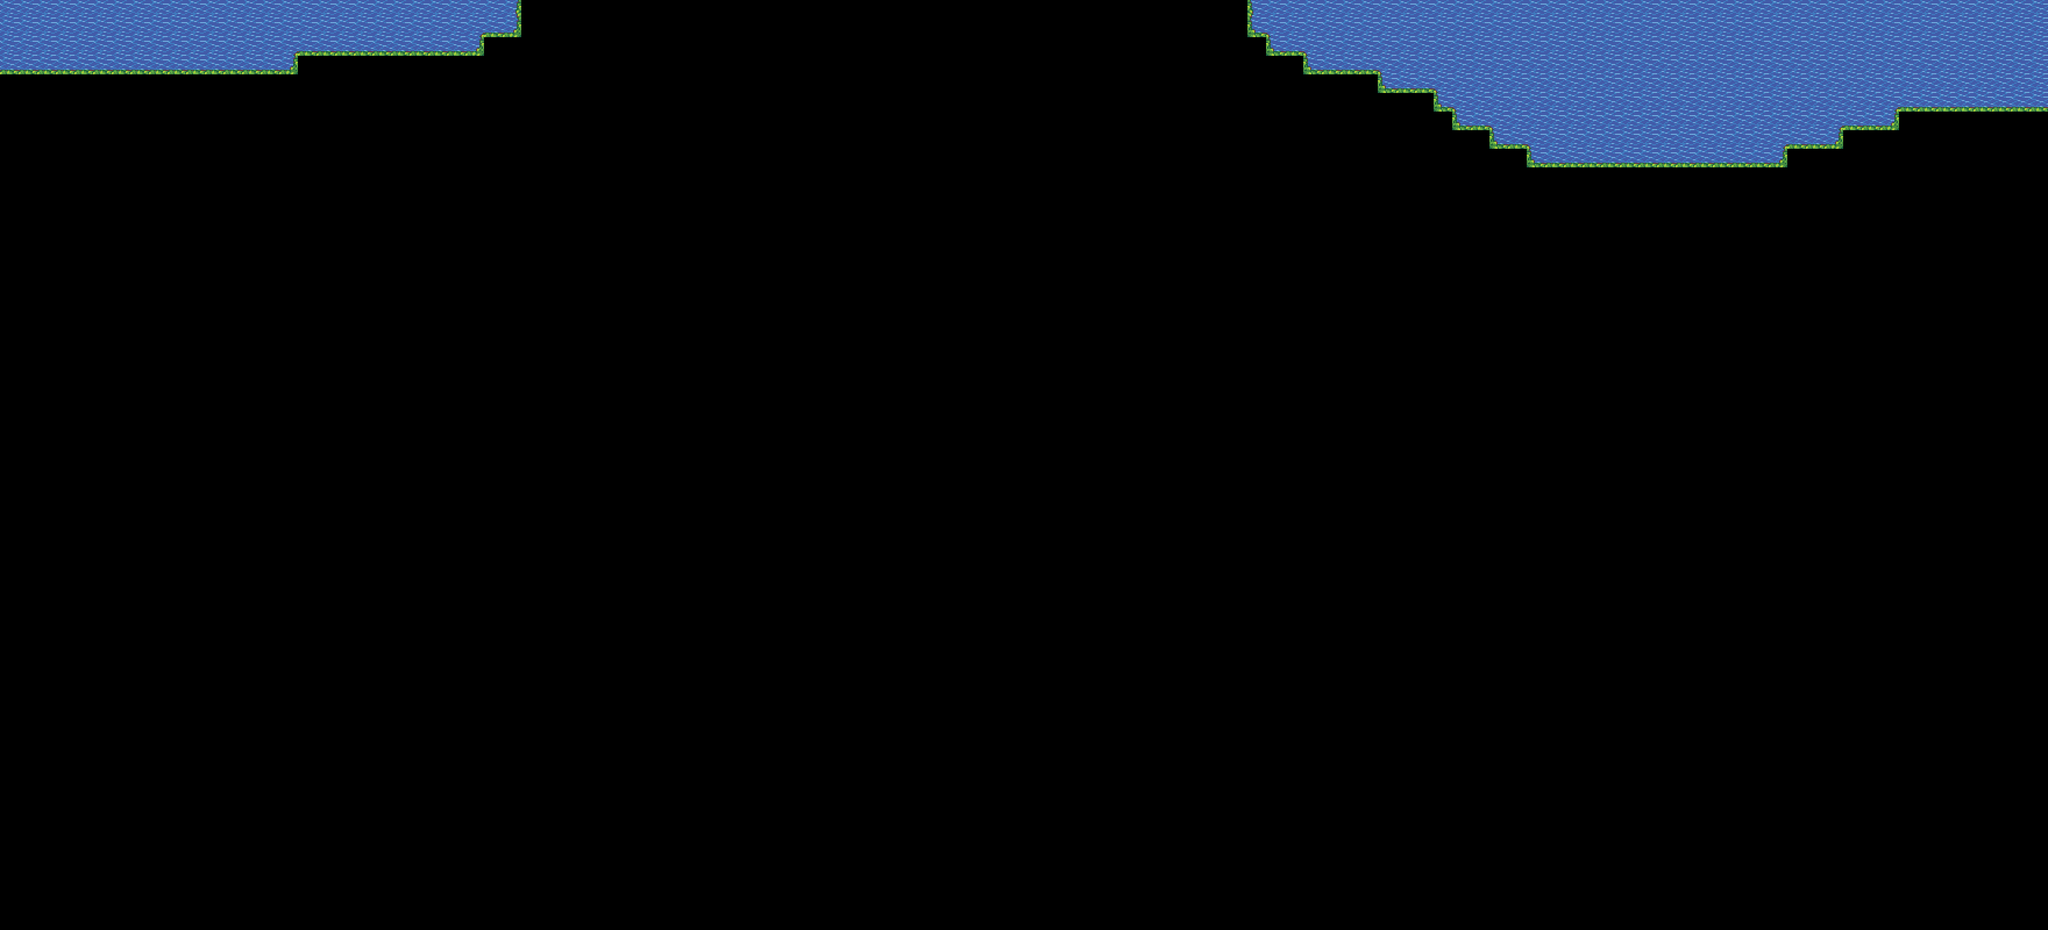

This is a level from a 2D game, rendered from its Tiled map with the project's own tilesets. A one-line summary and the map file follow, with tile-layer data summarised:
An orthogonal 110x50 tile map with 32x32 px tiles, 1 tile layer (Tile Layer 1), 27 tilesets and 1 object (zone_tile).

<map version="1.2" tiledversion="1.3.0" orientation="orthogonal" renderorder="right-down" compressionlevel="0" width="110" height="50" tilewidth="32" tileheight="32" infinite="0" nextlayerid="3" nextobjectid="2">
 <tileset firstgid="1" source="castle.tsx" />
 <tileset firstgid="579" source="desert.tsx" />
 <tileset firstgid="993" source="dungeon.tsx" />
 <tileset firstgid="2472" source="house.tsx" />
 <tileset firstgid="5094" source="inside.tsx" />
 <tileset firstgid="6774" source="outside.tsx" />
 <tileset firstgid="8022" source="terrain.tsx" />
 <tileset firstgid="9972" source="water.tsx" />
 <tileset firstgid="12777" source="beach.tsx" />
 <tileset firstgid="13713" source="dark_dimension.tsx" />
 <tileset firstgid="14322" source="farm_fort.tsx" />
 <tileset firstgid="16454" source="inside2.tsx" />
 <tileset firstgid="17079" source="inside3.tsx" />
 <tileset firstgid="17655" source="outside2.tsx" />
 <tileset firstgid="18231" source="outside3.tsx" />
 <tileset firstgid="18856" source="outside4.tsx" />
 <tileset firstgid="19720" source="ruindungeons_sheet_full.tsx" />
 <tileset firstgid="22268" source="ship_tileset.tsx" />
 <tileset firstgid="23780" source="z_tile_marker.tsx" />
 <tileset firstgid="23812" source="underwater.tsx" />
 <tileset firstgid="25002" source="giant_tree.tsx" />
 <tileset firstgid="26226" source="eastern.tsx" />
 <tileset firstgid="29642" source="sewer.tsx" />
 <tileset firstgid="30650" source="winter1.tsx" />
 <tileset firstgid="31530" source="winter2.tsx" />
 <tileset firstgid="31786" source="winter3.tsx" />
 <tileset firstgid="32042" source="winter4.tsx" />
 <layer id="1" name="Tile Layer 1" width="110" height="50">
  <data>[5500 cells, 392 non-empty, 8 distinct tile ids]</data>
 </layer>
 <objectgroup id="2" name="Object Layer 1">
  <object id="1" name="Malachite Hills" type="zone_tile" x="896" y="0" width="1248" height="16" />
 </objectgroup>
</map>
